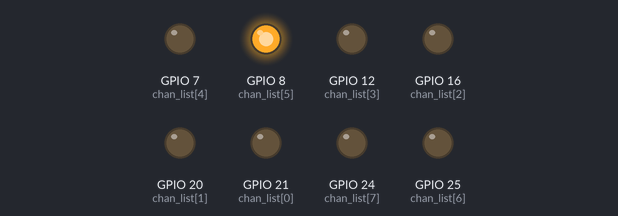
Recording of a program running on a simulated Raspberry Pi (BCM pin numbers). Parts: output pins drawn as LEDs (lit = HIGH). At 5.0 s the program stops and its outputs stay as they are.

Above: at 0.1 s.
At 5.1 s:
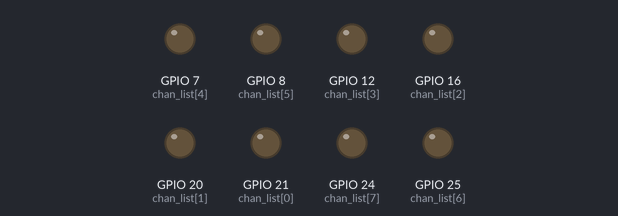
Timing chart, 0 to 6.5 s (numbered marks = the images above):
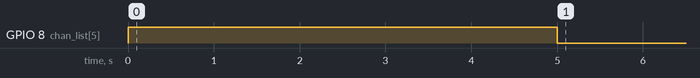

The program:

1121.py
```python
import RPi.GPIO as GPIO
import time


GPIO.setmode(GPIO.BCM)
chan_list = [21, 20, 16, 12, 7, 8, 25, 24]
chan_list.reverse()

GPIO.setup(chan_list, GPIO.OUT)


bit_depth = 8


def lightUp(ledNumber, period):
    GPIO.output(ledNumber, 1)
    time.sleep(period)
    GPIO.output(ledNumber, 0)


def blink(ledNumber, blinkCount, blinkPeriod):
    for i in range(blinkCount):
        GPIO.output(ledNumber, 1)
        time.sleep(blinkPeriod)
        GPIO.output(ledNumber, 0)
        time.sleep(blinkPeriod)

def runningLight(count, period):
    for i in range(count):
        for j in chan_list:
            GPIO.output(j, 1)
            time.sleep(period)
            GPIO.output(j, 0)


def runningDark (count, period):
    GPIO.output(chan_list,1)
    for i in range(count):
        for j in chan_list:
            GPIO.output(j, 0)
            time.sleep(period)
            GPIO.output(j, 1)


def decToBinList(decNumber):
    N = bit_depth - 1
    p = 0
    x = []
    while N > 0:
        p = int(decNumber/2**N)
        if p == 1:
            x.append(1)
            decNumber -= 2**N
        else:
            x.append(0)
        N -= 1
    x.append(decNumber)
    return x

def lightNumber(decNumber):
    x = decToBinList(decNumber)
    x.reverse()
    GPIO.output(chan_list, x)


#n = int(input("Enter LED number> "))
#period = int(input("Enter period> "))
#blink_count = int(input("Enter count>"))
#number = int(input("Enter decMumber>"))

#lightUp(chan_list[5], 2)
#blink(chan_list[3],3,0.2)
#runningDark(2,0.1)
decToBinList(3)
lightNumber(4)
time.sleep(5)
#runningDark(blink_count,period)
GPIO.output(chan_list,0)
GPIO.cleanup()
```
